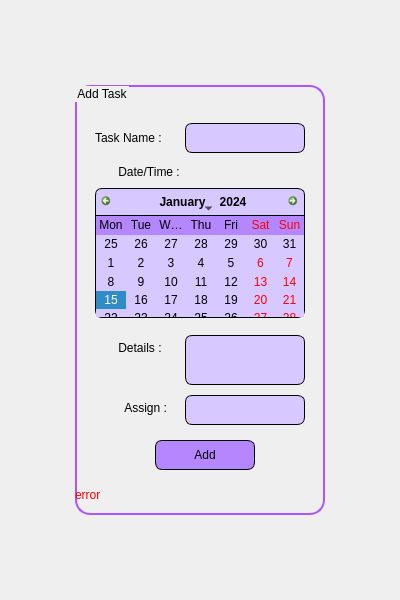
<?xml version="1.0" encoding="UTF-8"?>
<ui version="4.0">
 <class>AddTask</class>
 <widget class="QMainWindow" name="AddTask">
  <property name="geometry">
   <rect>
    <x>0</x>
    <y>0</y>
    <width>400</width>
    <height>600</height>
   </rect>
  </property>
  <property name="minimumSize">
   <size>
    <width>400</width>
    <height>600</height>
   </size>
  </property>
  <property name="maximumSize">
   <size>
    <width>400</width>
    <height>600</height>
   </size>
  </property>
  <property name="windowTitle">
   <string>Add Task</string>
  </property>
  <property name="styleSheet">
   <string notr="true">QMainWindow {
background-image: url(:/images/background/backverticalback.png);
 }
QGroupBox {
border: 2px solid #aa55ff;
border-radius: 15px;
}
QCalendarWidget {
border-radius: 7px;
}</string>
  </property>
  <widget class="QWidget" name="centralwidget">
   <widget class="QGroupBox" name="groupBox">
    <property name="geometry">
     <rect>
      <x>75</x>
      <y>85</y>
      <width>250</width>
      <height>430</height>
     </rect>
    </property>
    <property name="styleSheet">
     <string notr="true">color: rgb(0, 0, 0);
font: 15pt &quot;Merriweather&quot;;
</string>
    </property>
    <property name="title">
     <string>Add Task</string>
    </property>
    <widget class="QLabel" name="labelTaskName">
     <property name="geometry">
      <rect>
       <x>20</x>
       <y>38</y>
       <width>110</width>
       <height>30</height>
      </rect>
     </property>
     <property name="styleSheet">
      <string notr="true">font: 10pt &quot;Merriweather&quot;;</string>
     </property>
     <property name="text">
      <string>Task Name :</string>
     </property>
    </widget>
    <widget class="QLineEdit" name="lineEditTaskName">
     <property name="geometry">
      <rect>
       <x>110</x>
       <y>38</y>
       <width>120</width>
       <height>30</height>
      </rect>
     </property>
     <property name="styleSheet">
      <string notr="true">QLineEdit {
font: 9pt&quot;Merriweather&quot;;
border-radius: 7px;
background-color: rgb(215, 200, 255);
border: 1px solid #000000;
padding: 5px;
}
QLineEdit:hover {
	background-color: rgb(206, 192, 247);
}</string>
     </property>
     <property name="text">
      <string/>
     </property>
    </widget>
    <widget class="QLabel" name="labelError">
     <property name="geometry">
      <rect>
       <x>0</x>
       <y>400</y>
       <width>250</width>
       <height>20</height>
      </rect>
     </property>
     <property name="styleSheet">
      <string notr="true">font: 8pt &quot;Merriweather&quot;;
color: rgb(255, 0, 0);
qproperty-alignment: 'AlignHCenter';</string>
     </property>
     <property name="text">
      <string>error</string>
     </property>
    </widget>
    <widget class="QLabel" name="labelTime">
     <property name="geometry">
      <rect>
       <x>20</x>
       <y>72</y>
       <width>150</width>
       <height>30</height>
      </rect>
     </property>
     <property name="styleSheet">
      <string notr="true">font: 10pt &quot;Merriweather&quot;;
image: url(:/images/icon/date_icon.png);
image-position: left;</string>
     </property>
     <property name="text">
      <string>       Date/Time :</string>
     </property>
    </widget>
    <widget class="QLabel" name="labelDetails">
     <property name="geometry">
      <rect>
       <x>20</x>
       <y>248</y>
       <width>90</width>
       <height>30</height>
      </rect>
     </property>
     <property name="styleSheet">
      <string notr="true">font: 10pt &quot;Merriweather&quot;;
image: url(:/images/icon/detail_icon.png);
image-position: left;</string>
     </property>
     <property name="text">
      <string>       Details :</string>
     </property>
    </widget>
    <widget class="QCalendarWidget" name="calendarWidget">
     <property name="geometry">
      <rect>
       <x>20</x>
       <y>103</y>
       <width>210</width>
       <height>130</height>
      </rect>
     </property>
     <property name="styleSheet">
      <string notr="true">#calendarWidget QWidget {
	alternate-background-color: 	rgb(180, 135, 255);
	font: 5pt&quot;Merriweather&quot;;
	color: black;
}
#qt_calendar_navigationbar {
	background-color: rgb(215, 200, 255);
	border: 1px solid black;
	border-bottom: none;
	border-top-left-radius: 7px;
	border-top-right-radius: 7px;
}
#qt_calendar_prevmonth,
#qt_calendar_nextmonth {
	border: none;
	qproperty-icon: none;
	border-radius: 7px;
	background-color: transparent;
	padding: 5px;
	icon-size: 10px 10px;
}
#qt_calendar_prevmonth {
	image: url(:/images/icon/arrow_left_icon.png);
}
#qt_calendar_nextmonth {
	image: url(:/images/icon/arrow_right_icon.png);
}
#qt_calendar_yearbutton {
	border-radius: 7px;
	padding: 5px 0;
}
#qt_calendar_monthbutton {
	border-radius: 7px;
	padding: 0 5px;
}
#qt_calendar_yearedit {
	background: transparent;
	width: 50px;
}
#qt_calendar_yearedit:down-button {
	image: url(:/images/icon/arrow_down_icon.png);
	subcontrol-position: right;
}
#qt_calendar_yearedit:up-button {
	image: url(:/images/icon/arrow_up_icon.png);
	subcontrol-position: left;
}
#qt_calendar_yearedit:down-button,
#qt_calendar_yearedit:up-button {
	width: 10px;
	height: 10px;
}
#qt_calendar_yearedit:down-button:hover,
#qt_calendar_yearedit:up-button:hover {
	background-color: rgb(199, 185, 236);
}
#qt_calendar_yearedit:down-button:pressed,
#qt_calendar_yearedit:up-button:pressed {
	background-color: rgb(179, 167, 213);
}
#calendarWidget QToolButton QMenu {
	background-color: rgb(215, 200, 255);
	border-radius: 3px;
	border: 1px solid black;
}
#calendarWidget QToolButton QMenu::item:selected:enabled {
	background-color: rgb(199, 185, 236);
}
#calendarWidget QToolButton::menu-indicator {
	nosubcontrol-origin: margin;
	subcontrol-position: right center;
	image: none;
}
#qt_calendar_calendarview {
	border: 1px solid black;

	border-bottom-left-radius: 7px;
	border-bottom-right-radius: 7px;
}
#qt_calendar_calendarview::item:hover {
	background-color: rgb(199, 185, 236);
	border-radius: 7px;
}
#qt_calendar_calendarview::item:selected {
	background-color: rgb(179, 167, 213);
	border-radius: 7px;
}
#calendarWidget QAbstractItemView {
	background-color: rgb(215, 200, 255);
}</string>
     </property>
     <property name="gridVisible">
      <bool>false</bool>
     </property>
     <property name="verticalHeaderFormat">
      <enum>QCalendarWidget::NoVerticalHeader</enum>
     </property>
     <property name="navigationBarVisible">
      <bool>true</bool>
     </property>
     <property name="dateEditEnabled">
      <bool>true</bool>
     </property>
    </widget>
    <widget class="QLabel" name="labelUsername">
     <property name="geometry">
      <rect>
       <x>20</x>
       <y>303</y>
       <width>90</width>
       <height>40</height>
      </rect>
     </property>
     <property name="styleSheet">
      <string notr="true">font: 10pt &quot;Merriweather&quot;;
image: url(:/images/icon/assign_icon.png);
image-position: left;</string>
     </property>
     <property name="text">
      <string>         Assign :</string>
     </property>
    </widget>
    <widget class="QLineEdit" name="lineEditUsername">
     <property name="geometry">
      <rect>
       <x>110</x>
       <y>310</y>
       <width>120</width>
       <height>30</height>
      </rect>
     </property>
     <property name="styleSheet">
      <string notr="true">QLineEdit {
font: 9pt&quot;Merriweather&quot;;
border-radius: 7px;
background-color: rgb(215, 200, 255);
border: 1px solid #000000;
padding: 5px;
}
QLineEdit:hover {
	background-color: rgb(206, 192, 247);
}</string>
     </property>
    </widget>
    <widget class="QTextEdit" name="textEditDetails">
     <property name="geometry">
      <rect>
       <x>110</x>
       <y>250</y>
       <width>120</width>
       <height>50</height>
      </rect>
     </property>
     <property name="cursor" stdset="0">
      <cursorShape>IBeamCursor</cursorShape>
     </property>
     <property name="styleSheet">
      <string notr="true">QTextEdit {
font: 9pt&quot;Merriweather&quot;;
border-radius: 7px;
background-color: rgb(215, 200, 255);
border: 1px solid #000000;
padding: 5px;
padding-top: 0px;
padding-bottom: 20px;
}
QTextEdit:hover {
	background-color: rgb(206, 192, 247);
}</string>
     </property>
    </widget>
    <widget class="QPushButton" name="pushButtonAdd">
     <property name="geometry">
      <rect>
       <x>80</x>
       <y>355</y>
       <width>100</width>
       <height>30</height>
      </rect>
     </property>
     <property name="cursor">
      <cursorShape>PointingHandCursor</cursorShape>
     </property>
     <property name="styleSheet">
      <string notr="true">QPushButton:hover {
  background-color: rgb(165, 125, 235);
}
QPushButton {
	font: 10pt&quot;Merriweather&quot;;
	border-radius: 7px;
	background-color: rgb(180, 135, 255);
	border: 1px solid #000000;
	color: rgb(0, 0, 0);
}
QPushButton:pressed {
	background-color: rgb(135, 100, 195);
}</string>
     </property>
     <property name="text">
      <string>Add</string>
     </property>
     <property name="iconSize">
      <size>
       <width>35</width>
       <height>20</height>
      </size>
     </property>
    </widget>
    <widget class="QPushButton" name="pushButtonStar">
     <property name="geometry">
      <rect>
       <x>196</x>
       <y>38</y>
       <width>30</width>
       <height>30</height>
      </rect>
     </property>
     <property name="cursor">
      <cursorShape>PointingHandCursor</cursorShape>
     </property>
     <property name="styleSheet">
      <string notr="true">background: transparent;
border: none;</string>
     </property>
     <property name="text">
      <string/>
     </property>
     <property name="icon">
      <iconset resource="images.qrc">
       <normaloff>:/images/icon/star_icon.png</normaloff>
       <normalon>:/images/icon/filled_star_icon.png</normalon>:/images/icon/star_icon.png</iconset>
     </property>
     <property name="iconSize">
      <size>
       <width>20</width>
       <height>20</height>
      </size>
     </property>
     <property name="checkable">
      <bool>true</bool>
     </property>
    </widget>
   </widget>
  </widget>
 </widget>
 <resources>
  <include location="images.qrc"/>
 </resources>
 <connections/>
</ui>
